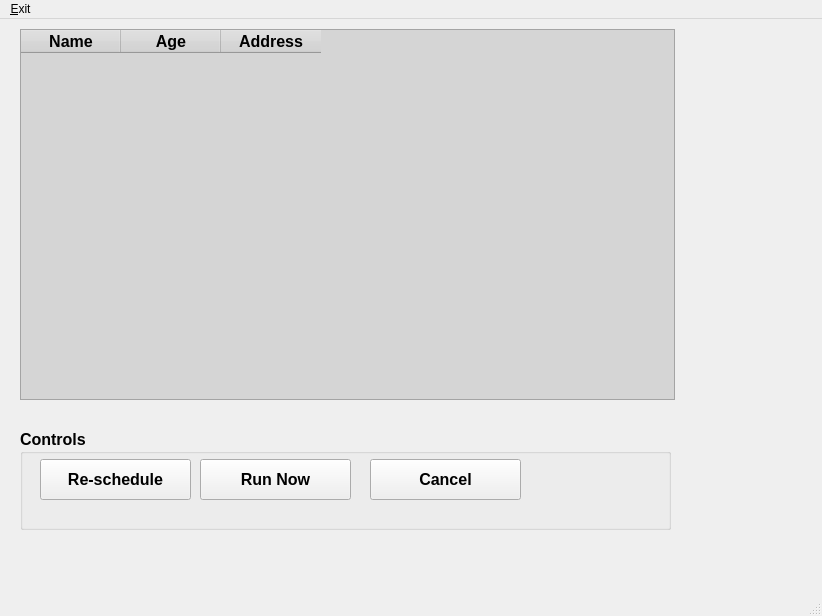
<?xml version="1.0" encoding="UTF-8"?>
<ui version="4.0">
 <class>MainWindow</class>
 <widget class="QMainWindow" name="MainWindow">
  <property name="geometry">
   <rect>
    <x>0</x>
    <y>0</y>
    <width>822</width>
    <height>616</height>
   </rect>
  </property>
  <property name="windowTitle">
   <string>MainWindow</string>
  </property>
  <widget class="QWidget" name="centralwidget">
   <widget class="QTableWidget" name="tableWidget">
    <property name="geometry">
     <rect>
      <x>20</x>
      <y>10</y>
      <width>655</width>
      <height>371</height>
     </rect>
    </property>
    <property name="font">
     <font>
      <bold>false</bold>
     </font>
    </property>
    <property name="autoFillBackground">
     <bool>true</bool>
    </property>
    <property name="styleSheet">
     <string notr="true">background-color: #d5d5d5</string>
    </property>
    <property name="lineWidth">
     <number>1</number>
    </property>
    <property name="selectionMode">
     <enum>QAbstractItemView::SingleSelection</enum>
    </property>
    <property name="selectionBehavior">
     <enum>QAbstractItemView::SelectRows</enum>
    </property>
    <property name="sortingEnabled">
     <bool>true</bool>
    </property>
    <column>
     <property name="text">
      <string>Name</string>
     </property>
     <property name="font">
      <font>
       <pointsize>12</pointsize>
       <bold>true</bold>
      </font>
     </property>
    </column>
    <column>
     <property name="text">
      <string>Age</string>
     </property>
     <property name="font">
      <font>
       <pointsize>12</pointsize>
       <bold>true</bold>
      </font>
     </property>
    </column>
    <column>
     <property name="text">
      <string>Address</string>
     </property>
     <property name="font">
      <font>
       <pointsize>12</pointsize>
       <bold>true</bold>
      </font>
     </property>
    </column>
   </widget>
   <widget class="QGroupBox" name="groupBox">
    <property name="geometry">
     <rect>
      <x>20</x>
      <y>410</y>
      <width>651</width>
      <height>101</height>
     </rect>
    </property>
    <property name="font">
     <font>
      <pointsize>12</pointsize>
      <bold>true</bold>
     </font>
    </property>
    <property name="title">
     <string>Controls</string>
    </property>
    <widget class="QPushButton" name="pushButton">
     <property name="geometry">
      <rect>
       <x>20</x>
       <y>30</y>
       <width>151</width>
       <height>41</height>
      </rect>
     </property>
     <property name="text">
      <string>Re-schedule</string>
     </property>
    </widget>
    <widget class="QPushButton" name="pushButton_2">
     <property name="geometry">
      <rect>
       <x>180</x>
       <y>30</y>
       <width>151</width>
       <height>41</height>
      </rect>
     </property>
     <property name="text">
      <string>Run Now</string>
     </property>
    </widget>
    <widget class="QPushButton" name="pushButton_3">
     <property name="geometry">
      <rect>
       <x>350</x>
       <y>30</y>
       <width>151</width>
       <height>41</height>
      </rect>
     </property>
     <property name="text">
      <string>Cancel</string>
     </property>
    </widget>
   </widget>
  </widget>
  <widget class="QStatusBar" name="statusbar"/>
  <widget class="QMenuBar" name="menubar">
   <property name="geometry">
    <rect>
     <x>0</x>
     <y>0</y>
     <width>822</width>
     <height>22</height>
    </rect>
   </property>
   <widget class="QMenu" name="menu_Exit">
    <property name="title">
     <string>&amp;Exit</string>
    </property>
    <addaction name="action_Close"/>
   </widget>
   <addaction name="menu_Exit"/>
  </widget>
  <action name="action_Close">
   <property name="text">
    <string>&amp;Close</string>
   </property>
  </action>
  <action name="action_Exit">
   <property name="text">
    <string>$Exit</string>
   </property>
  </action>
 </widget>
 <resources/>
 <connections/>
</ui>
